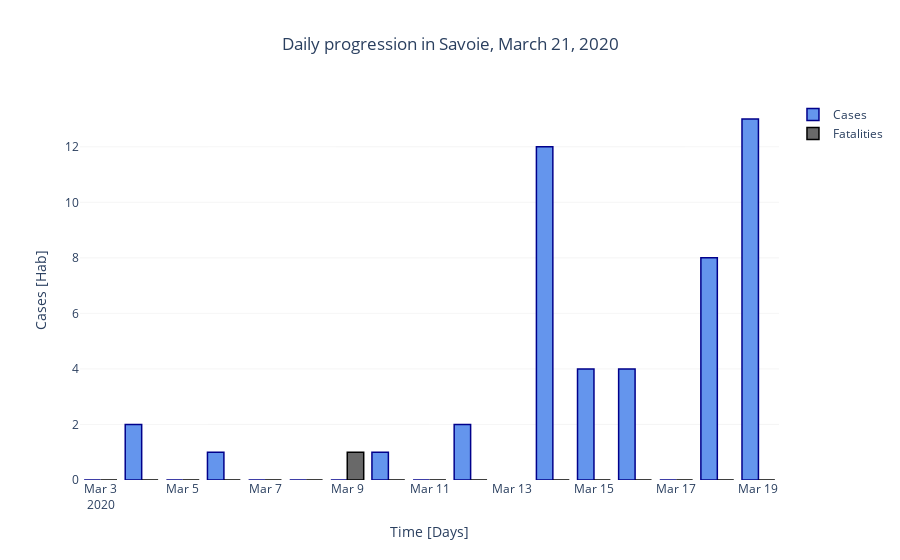

The notebook cell saved with this chart:
### Code cell
dplot.disp_daily_cases(df_dep, dep_std, 'SPF')

### Figure 1 — Plotly figure (JSON) as saved in the notebook; plotly's stock layout.template omitted (floating-point values rounded to 4 significant figures)
{"data": [{"marker": {"color": "CornflowerBlue", "line": {"color": "darkblue", "width": 1.5}}, "name": "Cases", "type": "bar", "x": ["2020-03-03T00:00:00", "2020-03-04T00:00:00", "2020-03-05T00:00:00", "2020-03-06T00:00:00", "2020-03-07T00:00:00", "2020-03-08T00:00:00", "2020-03-09T00:00:00", "2020-03-10T00:00:00", "2020-03-11T00:00:00", "2020-03-12T00:00:00", "2020-03-14T00:00:00", "2020-03-15T00:00:00", "2020-03-16T00:00:00", "2020-03-17T00:00:00", "2020-03-18T00:00:00", "2020-03-19T00:00:00"], "y": [0, 2, 0, 1, 0, 0, 0, 1, 0, 2, 12, 4, 4, 0, 8, 13]}, {"marker": {"color": "dimgray", "line": {"color": "black", "width": 1.5}}, "name": "Fatalities", "type": "bar", "x": ["2020-03-03T00:00:00", "2020-03-04T00:00:00", "2020-03-05T00:00:00", "2020-03-06T00:00:00", "2020-03-07T00:00:00", "2020-03-08T00:00:00", "2020-03-09T00:00:00", "2020-03-10T00:00:00", "2020-03-11T00:00:00", "2020-03-12T00:00:00", "2020-03-14T00:00:00", "2020-03-15T00:00:00", "2020-03-16T00:00:00", "2020-03-17T00:00:00", "2020-03-18T00:00:00", "2020-03-19T00:00:00"], "y": [0, 0, 0, 0, 0, 0, 1, 0, 0, 0, 0, 0, 0, 0, 0, 0]}], "layout": {"autosize": true, "plot_bgcolor": "white", "title": {"text": "Daily progression in Savoie, March 21, 2020", "x": 0.5}, "xaxis": {"autorange": true, "range": ["2020-03-02 12:00", "2020-03-19 12:00"], "title": {"text": "Time [Days]"}, "type": "date"}, "yaxis": {"autorange": true, "gridcolor": "gainsboro", "gridwidth": 0.3, "range": [0, 13.68], "showgrid": true, "title": {"text": "Cases [Hab]"}, "type": "linear"}}}
